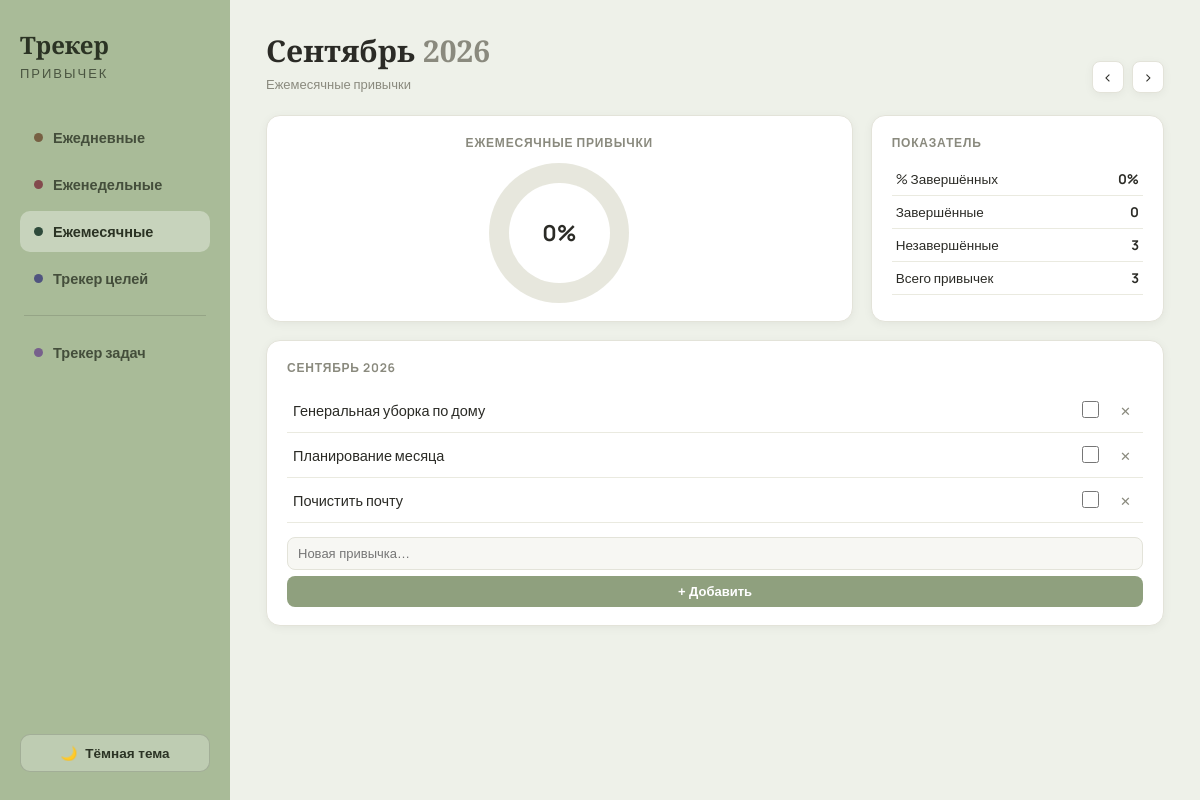
/monthly/2026/9, run on the app's committed database.
### tables this page shows
CREATE TABLE monthly_habits (
        id INTEGER PRIMARY KEY AUTOINCREMENT,
        name TEXT NOT NULL,
        sort_order INTEGER DEFAULT 0
    );

### app.py (the view)
@app.route("/monthly/<int:year>/<int:month>")
def monthly(year, month):
    habits, entries = db.get_monthly_list(year, month)
    stats = db.monthly_stats(year, month)
    prev_m, prev_y = (12, year - 1) if month == 1 else (month - 1, year)
    next_m, next_y = (1, year + 1) if month == 12 else (month + 1, year)
    return render_template(
        "monthly.html",
        habits=habits, entries=entries, stats=stats,
        year=year, month=month, month_name=db.MONTHS_RU[month],
        prev_y=prev_y, prev_m=prev_m, next_y=next_y, next_m=next_m,
        active="monthly",
    )

### app.py (called while the page is built)
def today_ym():
    t = date.today()
    return t.year, t.month

@app.context_processor
def inject_now():
    y, m = today_ym()
    return {"now_y": y, "now_m": m, "date": date}

### database.py (called while the page is built)
def get_db():
    conn = sqlite3.connect(DB_PATH)
    conn.row_factory = sqlite3.Row
    conn.execute("PRAGMA foreign_keys = ON")
    return conn

def get_monthly_list(year, month):
    conn = get_db()
    habits = conn.execute("SELECT * FROM monthly_habits ORDER BY sort_order, id").fetchall()
    rows = conn.execute(
        "SELECT habit_id, done FROM monthly_entries WHERE year=? AND month=?",
        (year, month)).fetchall()
    conn.close()
    entries = {r["habit_id"]: bool(r["done"]) for r in rows}
    return habits, entries

def monthly_stats(year, month):
    habits, entries = get_monthly_list(year, month)
    total = len(habits)
    done = sum(1 for h in habits if entries.get(h["id"], False))
    pct = round(done / total * 100) if total else 0
    return {"done": done, "total": total, "percent": pct}

### templates/monthly.html (shortened to what this page needs)
{% extends "base.html" %}
{% block content %}
<div class="page-header">
  <div>
    <h1>{{ month_name }} <span class="muted">{{ year }}</span></h1>
    <p class="muted">Ежемесячные привычки</p>
  </div>
  <div class="month-nav">
    <a class="btn-icon" href="{{ url_for('monthly', year=prev_y, month=prev_m) }}">‹</a>
    <a class="btn-icon" href="{{ url_for('monthly', year=next_y, month=next_m) }}">›</a>
  </div>
</div>
<div class="top-row">
  <div class="card progress-card">
    <div class="card-title">Ежемесячные привычки</div>
    <div class="donut-wrap">
      <div class="css-donut" id="monthDonut" style="--pct: {{ stats.percent }}; --donut-color: var(--sage);">
        <div class="donut-hole"></div>
      </div>
      <div class="donut-center"><div class="donut-pct" id="donutPctText">{{ stats.percent }}%</div></div>
    </div>
  </div>
  <div class="card">
    <div class="card-title">Показатель</div>
    <table class="stat-table">
      <tr><td>% Завершённых</td><td id="statPct">{{ stats.percent }}%</td></tr>
      <tr><td>Завершённые</td><td id="statDone">{{ stats.done }}</td></tr>
      <tr><td>Незавершённые</td><td id="statLeft">{{ stats.total - stats.done }}</td></tr>
      <tr><td>Всего привычек</td><td id="statTotal">{{ stats.total }}</td></tr>
    </table>
  </div>
</div>
<div class="card checklist-card">
  <div class="card-title">{{ month_name }} {{ year }}</div>
  <table class="checklist-table">
    {% for h in habits %}
    <tr>
      <td class="{{ 'done-text' if entries.get(h.id, False) else '' }}">{{ h.name }}</td>
      <td class="check-cell">
        <input type="checkbox" class="monthly-check" data-habit="{{ h.id }}"
               {{ 'checked' if entries.get(h.id, False) else '' }}>
      </td>
      <td class="hdel">
        <form method="post" action="{{ url_for('monthly_delete', habit_id=h.id) }}">
          <button class="del-btn" title="Удалить">✕</button>
        </form>
      </td>
    </tr>
    {% endfor %}
  </table>
  <form method="post" action="{{ url_for('monthly_add') }}" class="add-habit-form">
    <input type="text" name="name" placeholder="Новая привычка…" required>
    <button type="submit">+ Добавить</button>
  </form>
</div>
{% endblock %}

### static/css/style.css (style rules this page uses)
:root, [data-theme="light"] { --bg: #EEF1E9; --panel-bg: #F7F7F3; --card-bg: #FFFFFF; --text: #2B2B26; --muted: #8A8A7E; --border: #E3E3D9; --sage: #8FA07E; --sage-light: #C9D3BC; --terracotta: #C99268; --terracotta-light: #E9CBAE; --sidebar-bg: #A9BB98; --sidebar-text: #2B3324; --donut-bg: #E7E7DD; --grid-line: #EAEAE0; --done-bg: #DCE6D3; --shadow: 0 2px 10px rgba(0,0,0,0.05); }
* { box-sizing: border-box; }
body { margin: 0; font-family: "Manrope", sans-serif; background: var(--bg); color: var(--text); transition: background .2s, color .2s; }
h1, h3, .brand-title { font-family: "Playfair Display", serif; }
.page-header { display: flex; justify-content: space-between; align-items: flex-end; margin-bottom: 22px; }
.page-header h1 { margin: 0; font-size: 30px; }
.muted { color: var(--muted); }
.page-header p { margin: 4px 0 0; font-size: 13px; }
.month-nav { display: flex; align-items: center; gap: 8px; }
.btn-icon { width: 32px; height: 32px; border-radius: 8px; background: var(--card-bg); border: 1px solid var(--border); display: flex; align-items: center; justify-content: center; text-decoration: none; color: var(--text); font-size: 16px; box-shadow: var(--shadow); }
.card { background: var(--card-bg); border: 1px solid var(--border); border-radius: 14px; padding: 18px 20px; box-shadow: var(--shadow); }
.card-title { font-size: 12px; font-weight: 700; text-transform: uppercase; letter-spacing: .8px; color: var(--muted); margin-bottom: 12px; }
.top-row { display: grid; grid-template-columns: 2fr 1fr; gap: 18px; margin-bottom: 18px; }
.top-row .progress-card { display: flex; flex-direction: column; align-items: center; text-align: center; }
.donut-wrap { position: relative; width: 140px; height: 140px; margin: 0 auto; }
.donut-center { position: absolute; inset: 0; display: flex; align-items: center; justify-content: center; }
.donut-pct { font-size: 22px; font-weight: 700; }
.css-donut { --pct: 0; --donut-color: var(--sage); width: 100%; height: 100%; border-radius: 50%; background: conic-gradient(var(--donut-color) calc(var(--pct) * 1%), var(--donut-bg) 0); display: flex; align-items: center; justify-content: center; transition: background .35s ease; }
.css-donut .donut-hole { width: 72%; height: 72%; border-radius: 50%; background: var(--card-bg); }
.hdel { width: 24px; text-align: right; }
.del-btn { background: none; border: none; color: var(--muted); cursor: pointer; font-size: 13px; }
.add-habit-form { display: flex; flex-direction: column; gap: 6px; margin-top: 14px; }
.add-habit-form input, .goal-add-form input { padding: 8px 10px; border-radius: 8px; border: 1px solid var(--border); background: var(--panel-bg); color: var(--text); font-size: 13px; }
.add-habit-form button, .goal-add-form button { padding: 8px 10px; border-radius: 8px; border: none; background: var(--sage); color: #fff; font-weight: 700; cursor: pointer; font-size: 13px; }
.stat-table { width: 100%; border-collapse: collapse; font-size: 13.5px; }
.stat-table td, .stat-table th { padding: 7px 4px; border-bottom: 1px solid var(--grid-line); text-align: left; }
.stat-table tr td:last-child, .stat-table tr th:last-child { text-align: right; font-weight: 700; }
.checklist-card { margin-top: 4px; }
.checklist-table { width: 100%; border-collapse: collapse; margin-bottom: 14px; }
.checklist-table td { padding: 10px 6px; border-bottom: 1px solid var(--grid-line); font-size: 14.5px; }
.check-cell { width: 30px; text-align: center; }
.checklist-table input[type=checkbox] { width: 17px; height: 17px; accent-color: var(--sage); cursor: pointer; }

### data on the page
monthly_habits: name "Генеральная уборка по дому"
monthly_habits: name "Планирование месяца"
monthly_habits: name "Почистить почту"

### other printed values
{{ month_name }} "Сентябрь"
{{ year }} "2026"
{{ stats.percent }} "0"
{{ stats.done }} "0"
{{ stats.total - stats.done }} "3"
{{ stats.total }} "3"
{{ month_name }} "СЕНТЯБРЬ"
